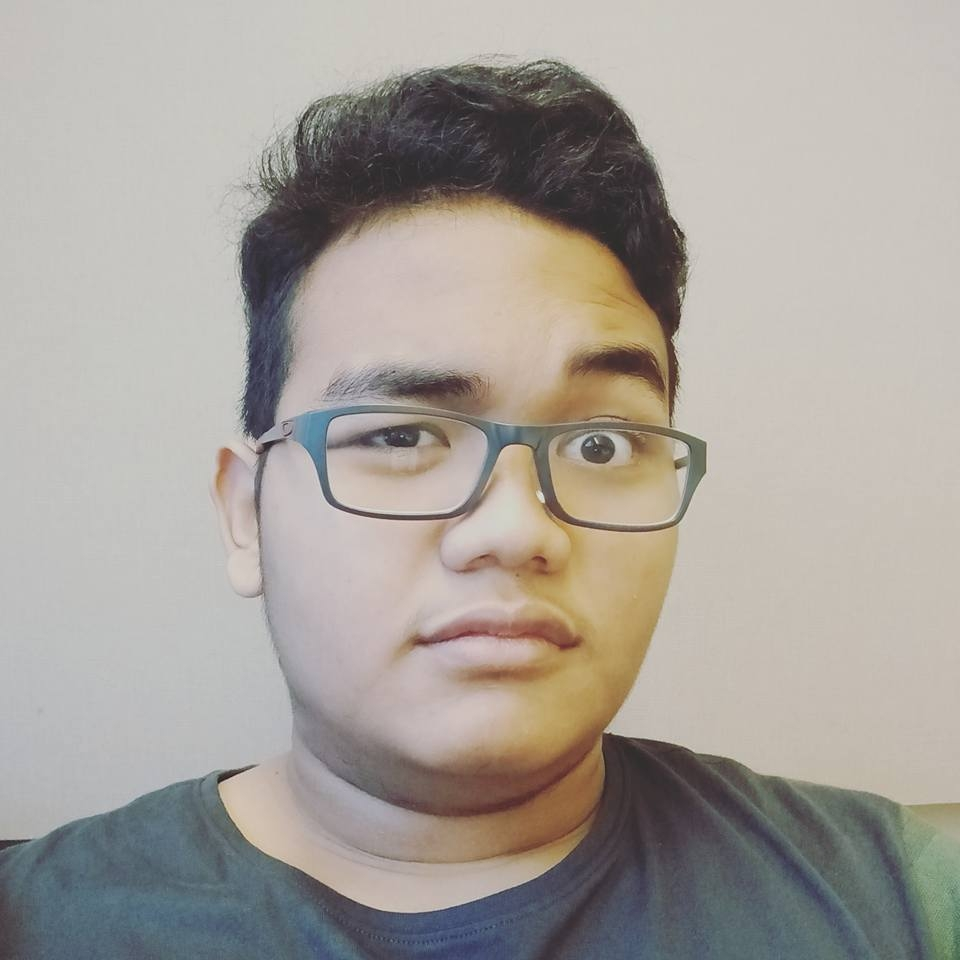
#> input picture facerecog_test.jpg, 960 x 960 px
$ python pixel_get_and_set.py --image facerecog_test.jpg
#> lines starting #> are read from the running program, lines starting #| are printed output that depends on the picture; after the words box and inside, x2 and y2 are one past the last pixel; in counts of white or black regions, pixels touching at a corner belong together
import argparse
import cv2

ap = argparse.ArgumentParser()
ap.add_argument("-i", "--image", required = True, help = "Enter path to the image")

args = vars(ap.parse_args())
image = cv2.imread(args["image"])
#> image is the input picture: shape (960, 960, 3); mean B, G, R 154.3, 160.5, 166.2

(b,g,r) = image[0,0]
#> b = 188; g = 192; r = 193
print("Pixel at (0,0) - Red: {}, Green: {}, Blue: {}".format(r,g,b))
#| Pixel at (0,0) - Red: 193, Green: 192, Blue: 188

image[0,0] = (0,0,255)
#> image: shape (960, 960, 3); under 0.01% of pixels changed, all inside (x1, y1, x2, y2) = (0, 0, 1, 1)
(b,g,r) = image[0,0]
#> b = 0; g = 0; r = 255
print("Pixel at (0,0) - Red: {}, Green: {}, Blue: {}".format(r,g,b))
#| Pixel at (0,0) - Red: 255, Green: 0, Blue: 0

corner = image[0:100, 0:100]
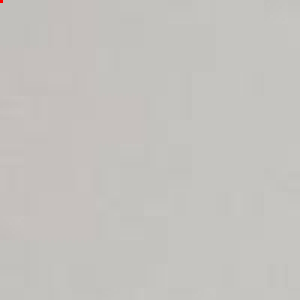
#> corner: shape (100, 100, 3) (shown 3 times larger); mean B, G, R 190.5, 194.3, 196.3
cv2.imshow("Corner just sliced", corner)
cv2.waitKey(0)

image[0:100, 0:100] = (0,255,0)
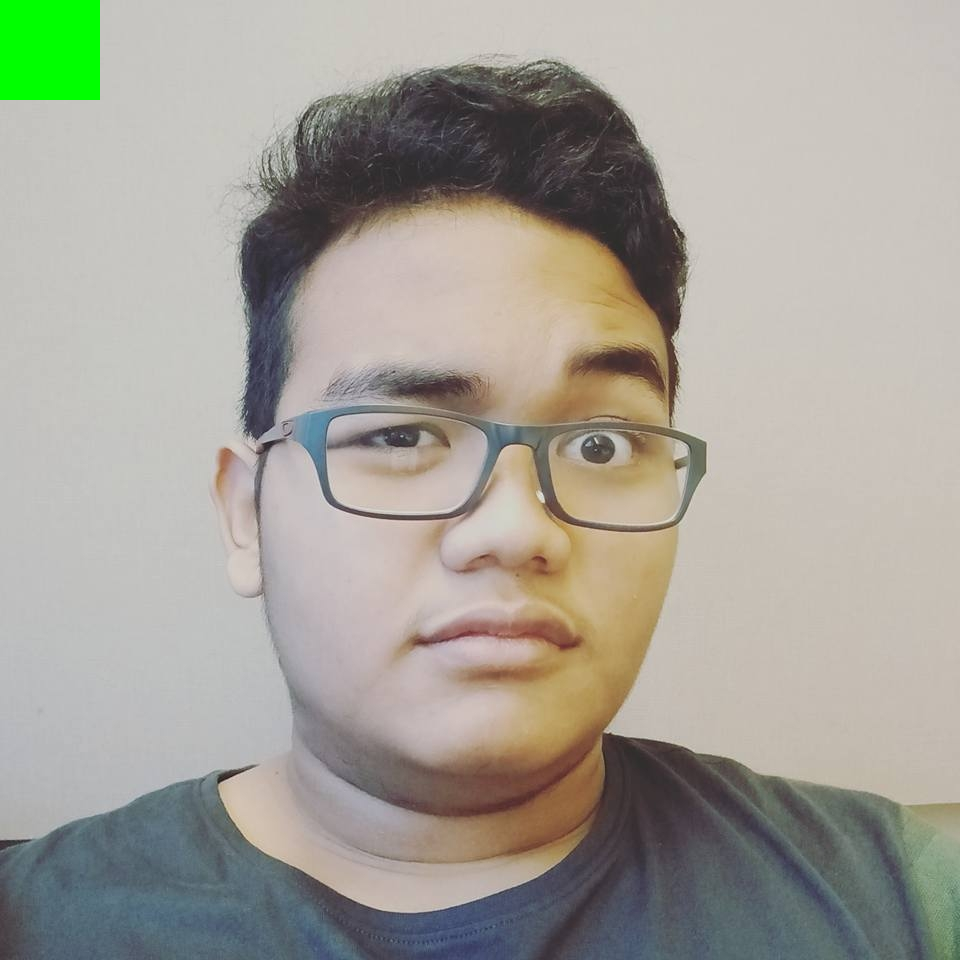
#> image: shape (960, 960, 3); mean B, G, R 152.2, 161.2, 164.1
cv2.imshow("Color of area changed", image)
cv2.waitKey(0)
